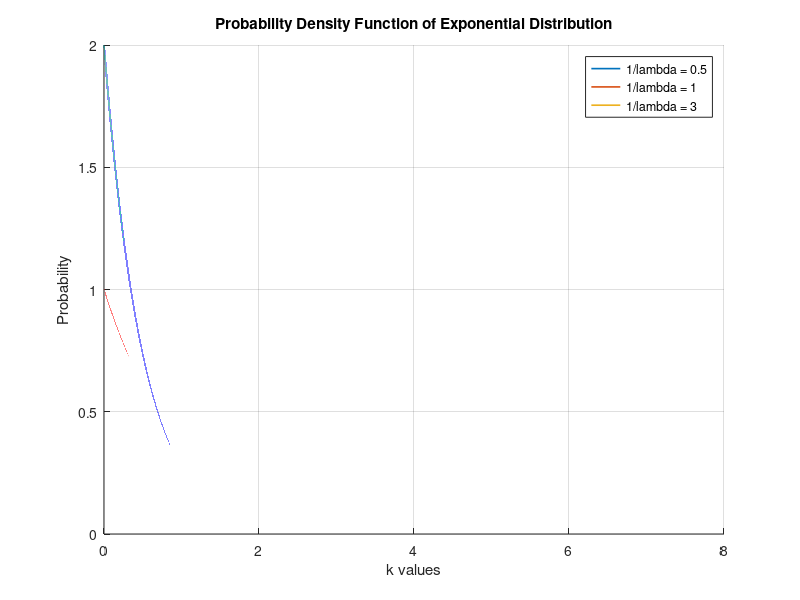
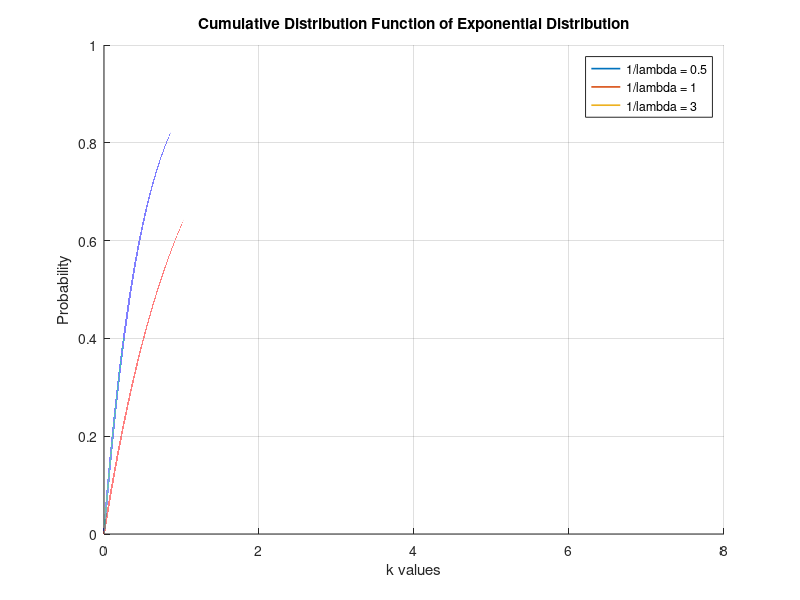

Write MATLAB code to recreate these figures, in order.
pkg load statistics

clc;
clear all;
close all;

nfig=0;
# Exponential Distribution A

k = 0:0.00001:8;
means = [0.5,1,3];

for i = 1:3
  exp_pdf(i,:) = exppdf(k, means(i));
endfor

nfig=nfig+1; figure(nfig);
hold on;
for i = 1:3
  plot(k,exp_pdf(i,:),"linewidth",1.2);
endfor
hold off;

title("Probability Density Function of Exponential Distribution");
xlabel("k values");
ylabel("Probability");
legend("1/lambda = 0.5","1/lambda = 1","1/lambda = 3");
grid on;

#name = "../images/Exponential_Distribution_A.png";
#saveas(nfig,name);

# Exponential Distribution B

for i = 1:3
  exp_cdf(i,:) = expcdf(k, means(i));
endfor

nfig=nfig+1; figure(nfig);
hold on;
for i = 1:3
  plot(k,exp_cdf(i,:),"linewidth",1.2);
endfor
hold off;

title("Cumulative Distribution Function of Exponential Distribution");
xlabel("k values");
ylabel("Probability");
legend("1/lambda = 0.5","1/lambda = 1", "1/lambda = 3");
grid on;

#name = "../images/Exponential_Distribution_B.png";
#saveas(nfig,name);

# Exponential Distribution C

mean = 2.5; # mean=1/lambda

P_30000 = 1 - expcdf(k(30000), mean);
P_50000_20000 = (1 - expcdf(k(50000), mean))/(1 - expcdf(k(20000), mean));

#fd = fopen("../images/Exponential_Distribution_C.txt","w");
fprintf("P(X > 50000 | X > 20000) with lambda 0.4 = %.5d\n", P_50000_20000);
fprintf("P(X > 30000) with lambda 0.4 = %.5d\n", P_30000);
#fclose(fd);